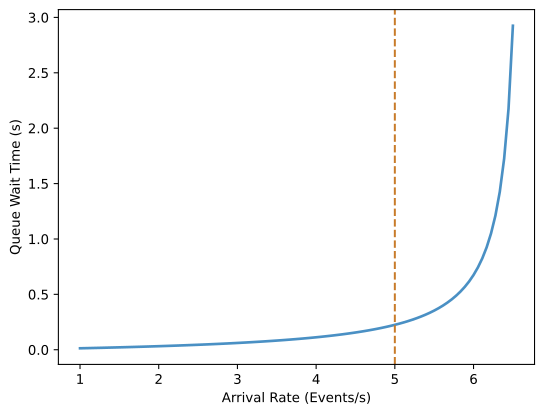

Source code (Python):
import os
import matplotlib.pyplot as plt
import numpy as np
lam = np.linspace(1, 6.5, 100)
service = 0.15
rho = lam * service
wq = (rho * service) / (2 * (1 - rho))
plt.plot(lam, wq, color='#4a90c4', linewidth=2)
plt.axvline(5, color='#c87b2a', linestyle='--')
plt.xlabel('Arrival Rate (Events/s)')
plt.ylabel('Queue Wait Time (s)')
out = os.environ.get('VISUAL_OUT_PATH', 'out.svg')
plt.savefig(out, format='svg', bbox_inches='tight')
